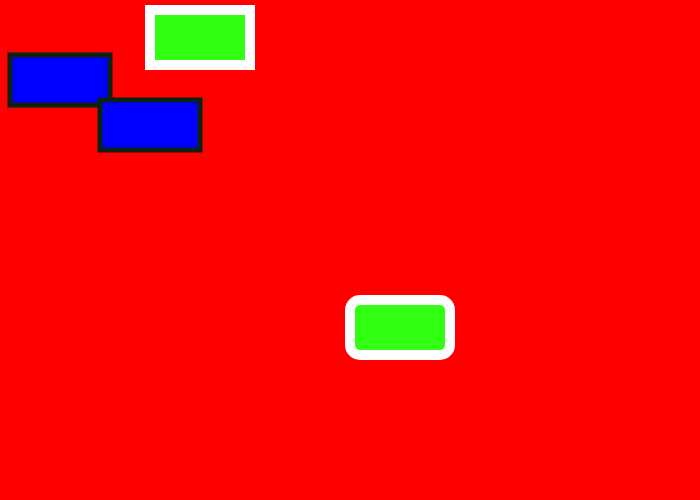
Frame 1 (no input)
Frame 60 (no input): identical to frame 1, image omitted
Frame 120 (the mouse pressed at the canvas centre since frame 60): identical to frame 1, image omitted

The p5.js sketch that drew this single still picture (run headless with seeded random() and noise() and a simulated clock; from frame 60 on, the mouse is pressed at the canvas centre):

// p5.js sketch
// ── sketch.js
function setup()
{
  createCanvas(700,500);
  
}

function draw()
{
	background(255,0,0)

	// change the paint brush to a specific color according to RGB values
	// this color applies only to the inside color of a shape
	fill(0,0,255);

	// change the paint brush to a specific color according to RGB values
	// this color applies only to the outside color of a shape
	stroke(9,34,21);

	// modifies the thickness of the border of an object
	strokeWeight(5);


	rect(10,55,100,50);
	rect(100,100,100,50);


	fill(50,255,20);    
	stroke(255,255,255);
	strokeWeight(10);

	rect(150,10,100,55);
	rect(350,300,100,55,10,10);	

}
